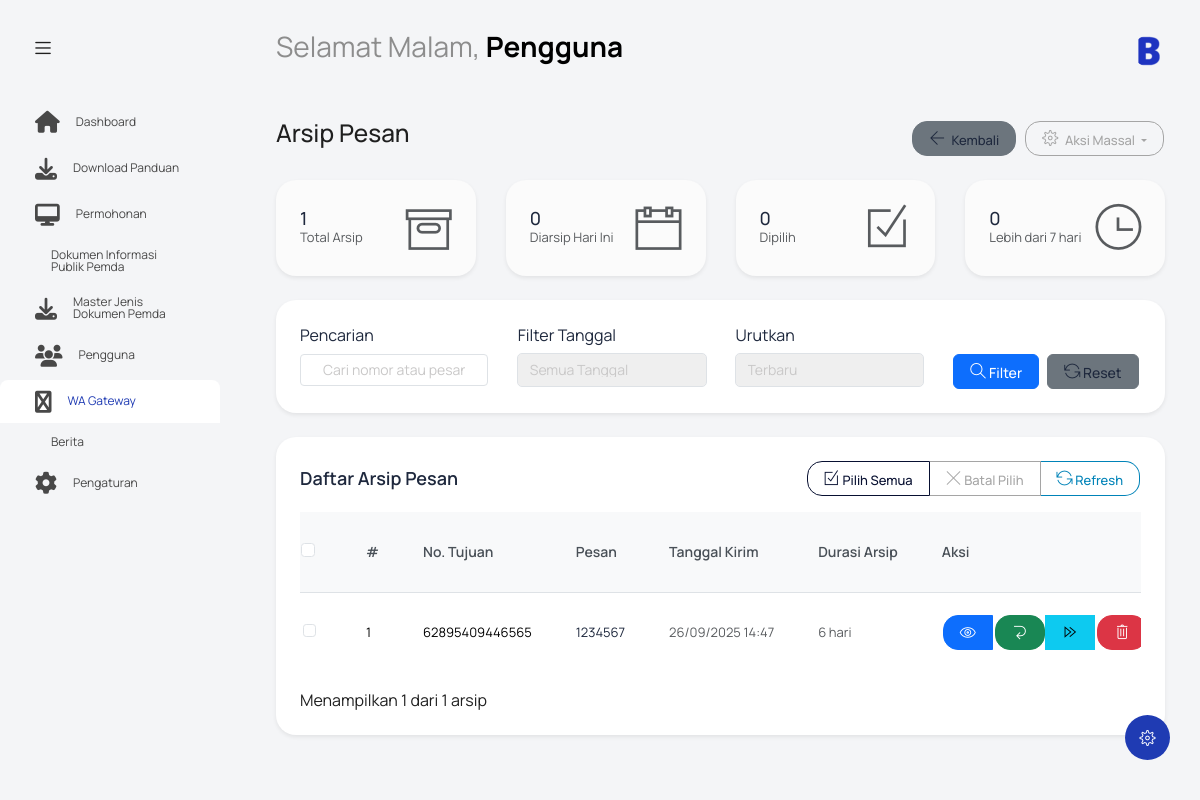
The app's page /index.php?controller=wagateway&action=arsip (signed in), older data.
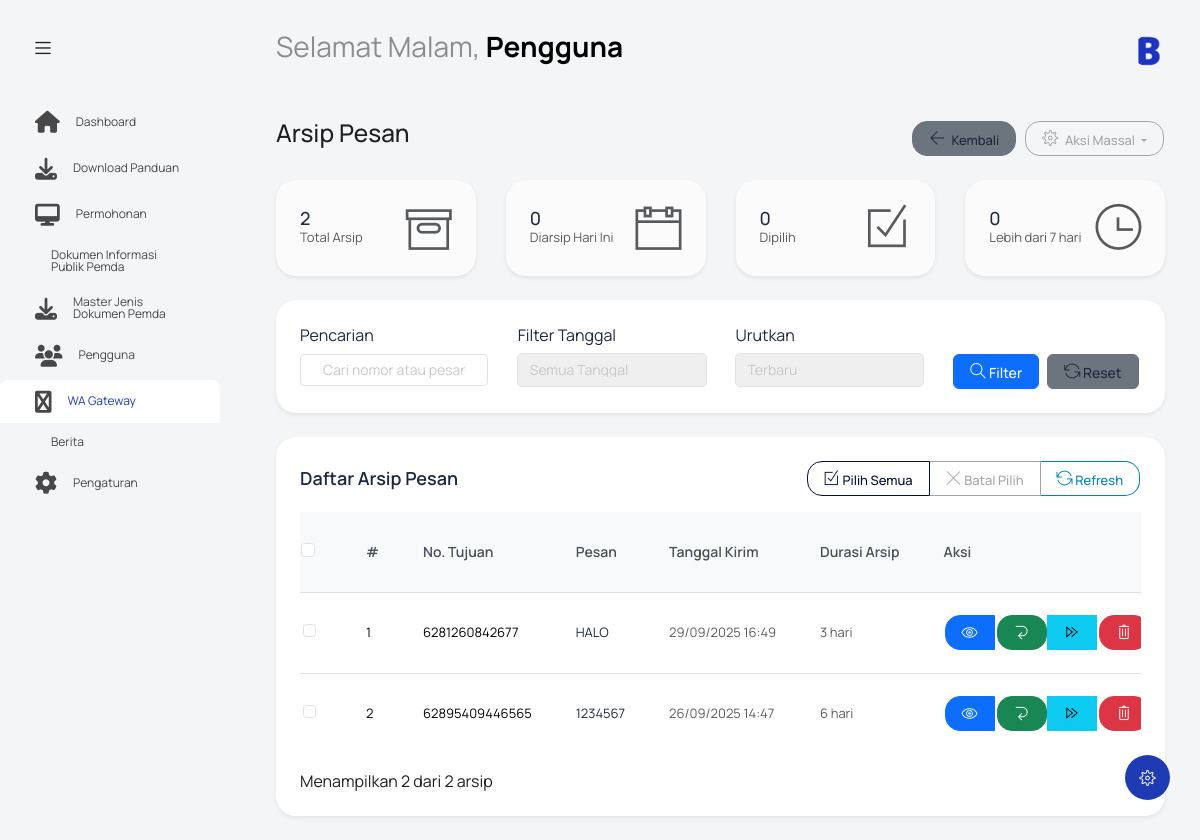
The same page, newer data.
### tables this page shows
CREATE TABLE `wagateway` (
  `id_wagateway` int NOT NULL,
  `no_tujuan` varchar(20) NOT NULL,
  `pesan` text NOT NULL,
  `tanggal_kirim` datetime DEFAULT NULL,
  `status` varchar(20) DEFAULT 'Terjadwal'
);

### controllers/WAGatewayController.php (called while the page is built, shortened)
<?php
require_once 'models/WAGatewayModel.php';
class WAGatewayController {
    private $model;
    public function __construct() {
        $this->model = new WAGatewayModel();
    }
    public function arsip() {
        $archives = $this->model->getMessagesByStatus('arsip');
        include 'views/wagateway/arsip.php';
    }
}
?>

### models/WAGatewayModel.php (called while the page is built, shortened)
<?php
class WAGatewayModel {
    private $conn;
    private $table = "wagateway";
    public function __construct() {
        $database = new Database();
        $this->conn = $database->getConnection();
    }
    public function getMessagesByStatus($status) {
        $query = "SELECT * FROM " . $this->table . " WHERE status = :status ORDER BY tanggal_kirim DESC";
        $stmt = $this->conn->prepare($query);
        $stmt->bindParam(':status', $status);
        $stmt->execute();
        return $stmt->fetchAll(PDO::FETCH_ASSOC);
    }
}
?>

### config/koneksi.php (called while the page is built, shortened)
<?php
class Database {
    private $host = "localhost";
    private $username = "root";
    private $password = "";
    private $database = "ppid_mandailing";
    public function getConnection() {
        $this->conn = null;
        try {
            $this->conn = new PDO("mysql:host=" . $this->host . ";dbname=" . $this->database, $this->username, $this->password);
            $this->conn->exec("set names utf8");
            $this->conn->setAttribute(PDO::ATTR_ERRMODE, PDO::ERRMODE_EXCEPTION);
            $this->conn->setAttribute(PDO::ATTR_DEFAULT_FETCH_MODE, PDO::FETCH_ASSOC);
        } catch(PDOException $exception) {
            error_log("Database connection error: " . $exception->getMessage());
        }
        return $this->conn;
    }
}
?>

### views/wagateway/arsip.php (the view, shortened to what the changed rows need)
<?php include('template/header.php'); ?>
<body class="with-welcome-text">
  <div class="container-scroller">
    <?php include 'template/navbar.php'; ?>
    <div class="container-fluid page-body-wrapper">
      <?php include 'template/setting_panel.php'; ?>
      <?php include 'template/sidebar.php'; ?>
      <div class="main-panel">
        <div class="content-wrapper">
          <div class="row">
            <div class="col-md-12 grid-margin">
              <div class="row">
                <div class="col-12 col-xl-8 mb-4 mb-xl-0">
                  <h3 class="font-weight-bold">Arsip Pesan</h3>
                </div>
                <div class="col-12 col-xl-4">
                  <div class="justify-content-end d-flex">
                    <a href="index.php?controller=wagateway&action=index" class="btn btn-sm btn-secondary me-2">
                      <i class="ti-arrow-left me-1"></i>
                      Kembali
                    </a>
                    <div class="btn-group" role="group">
                      <button class="btn btn-sm btn-outline-secondary dropdown-toggle" data-bs-toggle="dropdown">
                        <i class="ti-settings me-1"></i>
                        Aksi Massal
                      </button>
                    </div>
                  </div>
                </div>
              </div>
            </div>
          </div>
          <div class="row mb-4">
            <div class="col-md-3">
              <div class="card bg-light text-dark border-0 shadow-sm">
                <div class="card-body">
                  <div class="d-flex justify-content-between align-items-center">
                    <div>
                      <h4 class="mb-0"><?= count($archives) ?></h4>
                      <p class="mb-0 text-muted">Total Arsip</p>
                    </div>
                    <div>
                      <i class="ti-archive icon-lg text-muted"></i>
                    </div>
                  </div>
                </div>
              </div>
            </div>
            <div class="col-md-3">
              <div class="card bg-light text-dark border-0 shadow-sm">
                <div class="card-body">
                  <div class="d-flex justify-content-between align-items-center">
                    <div>
                      <h4 class="mb-0" id="todayArchives">0</h4>
                      <p class="mb-0 text-muted">Diarsip Hari Ini</p>
                    </div>
                    <div>
                      <i class="ti-calendar icon-lg text-muted"></i>
                    </div>
                  </div>
                </div>
              </div>
            </div>
            <div class="col-md-3">
              <div class="card bg-light text-dark border-0 shadow-sm">
                <div class="card-body">
                  <div class="d-flex justify-content-between align-items-center">
                    <div>
                      <h4 class="mb-0" id="selectedArchives">0</h4>
                      <p class="mb-0 text-muted">Dipilih</p>
                    </div>
                    <div>
                      <i class="ti-check-box icon-lg text-muted"></i>
                    </div>
                  </div>
                </div>
              </div>
            </div>
            <div class="col-md-3">
              <div class="card bg-light text-dark border-0 shadow-sm">
                <div class="card-body">
                  <div class="d-flex justify-content-between align-items-center">
                    <div>
                      <h4 class="mb-0"><?php
                        $oldCount = 0;
                        echo $oldCount;
                      ?></h4>
                      <p class="mb-0 text-muted">Lebih dari 7 hari</p>
                    </div>
                    <div>
                      <i class="ti-time icon-lg text-muted"></i>
                    </div>
                  </div>
                </div>
              </div>
            </div>
          </div>
          <div class="row mb-4">
            <div class="col-md-12">
              <div class="card border-0 shadow-sm">
                <div class="card-body">
                  <div class="row">
                    <div class="col-md-3">
                      <label class="form-label text-dark">Pencarian</label>
                      <input type="text" class="form-control" id="searchInput" placeholder="Cari nomor atau pesan...">
                    </div>
                    <div class="col-md-3">
                      <label class="form-label text-dark">Filter Tanggal</label>
                      <select class="form-control" id="dateFilter">
                        <option value="">Semua Tanggal</option>
                      </select>
                    </div>
                    <div class="col-md-3">
                      <label class="form-label text-dark">Urutkan</label>
                      <select class="form-control" id="sortOrder">
                        <option value="newest">Terbaru</option>
                      </select>
                    </div>
                    <div class="col-md-3">
                      <label class="form-label">&nbsp;</label>
                      <div class="d-flex">
                        <button class="btn btn-primary me-2" onclick="applyFilters()">
                          <i class="ti-search"></i> Filter
                        </button>
                        <button class="btn btn-secondary" onclick="resetFilters()">
                          <i class="ti-reload"></i> Reset
                        </button>
                      </div>
                    </div>
                  </div>
                </div>
              </div>
            </div>
          </div>
          <div class="row">
            <div class="col-md-12">
              <div class="card border-0 shadow-sm">
                <div class="card-body">
                  <div class="d-flex justify-content-between align-items-center mb-3">
                    <h4 class="card-title mb-0 text-dark">Daftar Arsip Pesan</h4>
                    <div class="btn-group" role="group">
                      <button type="button" class="btn btn-sm btn-outline-primary" onclick="selectAll()">
                        <i class="ti-check-box"></i> Pilih Semua
                      </button>
                      <button type="button" class="btn btn-sm btn-outline-secondary" onclick="clearSelection()">
                        <i class="ti-close"></i> Batal Pilih
                      </button>
                      <button type="button" class="btn btn-sm btn-outline-info" onclick="refreshArchives()">
                        <i class="ti-reload"></i> Refresh
                      </button>
                    </div>
                  </div>
                  <div class="table-responsive">
                    <table class="table table-hover" id="archivesTable">
                      <thead class="table-light">
                        <tr class="text-muted">
                          <th width="5%">
                            <div class="form-check">
                              <input class="form-check-input" type="checkbox" id="selectAllCheckbox">
                            </div>
                          </th>
                          <th width="5%">#</th>
                          <th width="15%">No. Tujuan</th>
                          <th width="35%">Pesan</th>
                          <th width="15%">Tanggal Kirim</th>
                          <th width="10%">Durasi Arsip</th>
                          <th width="15%">Aksi</th>
                        </tr>
                      </thead>
                      <tbody id="archivesTableBody">
                        <?php if(!empty($archives)): ?>
                          <?php foreach($archives as $index => $archive): ?>
                            <tr class="archive-row" data-date="<?= $archive['tanggal_kirim'] ?>" data-number="<?= htmlspecialchars($archive['no_tujuan']) ?>" data-message="<?= htmlspecialchars(strtolower($archive['pesan'])) ?>">
                              <td>
                                <div class="form-check">
                                  <input class="form-check-input archive-checkbox" type="checkbox" value="<?= $archive['id_wagateway'] ?>">
                                </div>
                              </td>
                              <td><?= $index + 1 ?></td>
                              <td><?= htmlspecialchars($archive['no_tujuan']) ?></td>
                              <td>
                                <div class="message-preview text-dark" title="<?= htmlspecialchars($archive['pesan']) ?>">
                                  <?= htmlspecialchars(substr($archive['pesan'], 0, 100)) ?>
                                </div>
                              </td>
                              <td class="text-muted"><?= date('d/m/Y H:i', strtotime($archive['tanggal_kirim'])) ?></td>
                              <td class="text-muted">
                                <?php
                                $archiveDate = new DateTime($archive['tanggal_kirim']);
                                $now = new DateTime();
                                $diff = $now->diff($archiveDate);
                                if($diff->days == 0) {
                                  echo 'Hari ini';
                                } elseif($diff->days == 1) {
                                  echo 'Kemarin';
                                } elseif($diff->days < 7) {
                                  echo $diff->days . ' hari';
                                } elseif($diff->days < 30) {
                                  echo ceil($diff->days / 7) . ' minggu';
                                } else {
                                  echo ceil($diff->days / 30) . ' bulan';
                                }
                                ?>
                              </td>
                              <td>
                                <div class="btn-group" role="group">
                                  <button class="btn btn-sm btn-primary" onclick="viewArchiveDetail(<?= $archive['id_wagateway'] ?>)" title="Lihat Detail">
                                    <i class="ti-eye"></i>
                                  </button>
                                  <form method="POST" style="display:inline;">
                                    <button type="submit" class="btn btn-sm btn-success" onclick="return confirm('Pulihkan pesan ini ke daftar terkirim?')" title="Pulihkan">
                                      <i class="ti-back-left"></i>
                                    </button>
                                  </form>
                                  <button class="btn btn-sm btn-info" onclick="duplicateMessage(<?= $archive['id_wagateway'] ?>)" title="Kirim Ulang">
                                    <i class="ti-control-forward"></i>
                                  </button>
                                  <form method="POST" style="display:inline;">
                                    <button type="submit" class="btn btn-sm btn-danger" onclick="return confirm('Hapus pesan ini secara permanen? Aksi ini tidak dapat dibatalkan!')" title="Hapus Permanen">
                                      <i class="ti-trash"></i>
                                    </button>
                                  </form>
                                </div>
                              </td>
                            </tr>
                          <?php endforeach; ?>
                        <?php else: ?>
                          <tr>
                            <td colspan="7" class="text-center text-muted">Belum ada pesan yang diarsipkan</td>
                          </tr>
                        <?php endif; ?>
                      </tbody>
                    </table>
                  </div>
                  <div class="d-flex justify-content-between align-items-center mt-3">
                    <div>
                      Menampilkan <span id="showingCount"><?= count($archives) ?></span> dari <span id="totalCount"><?= count($archives) ?></span> arsip
                    </div>
                  </div>
                </div>
              </div>
            </div>
          </div>
        </div>
      </div>
    </div>
  </div>
</body>
</html>

Row changes from the older to the newer data that the page shows:
added wagateway: no_tujuan "6281260842677", pesan "HALO", tanggal_kirim "29/09/2025 16:49", tanggal_kirim "3"
Text that changed along with them:
count($archives): "1" → "2"
